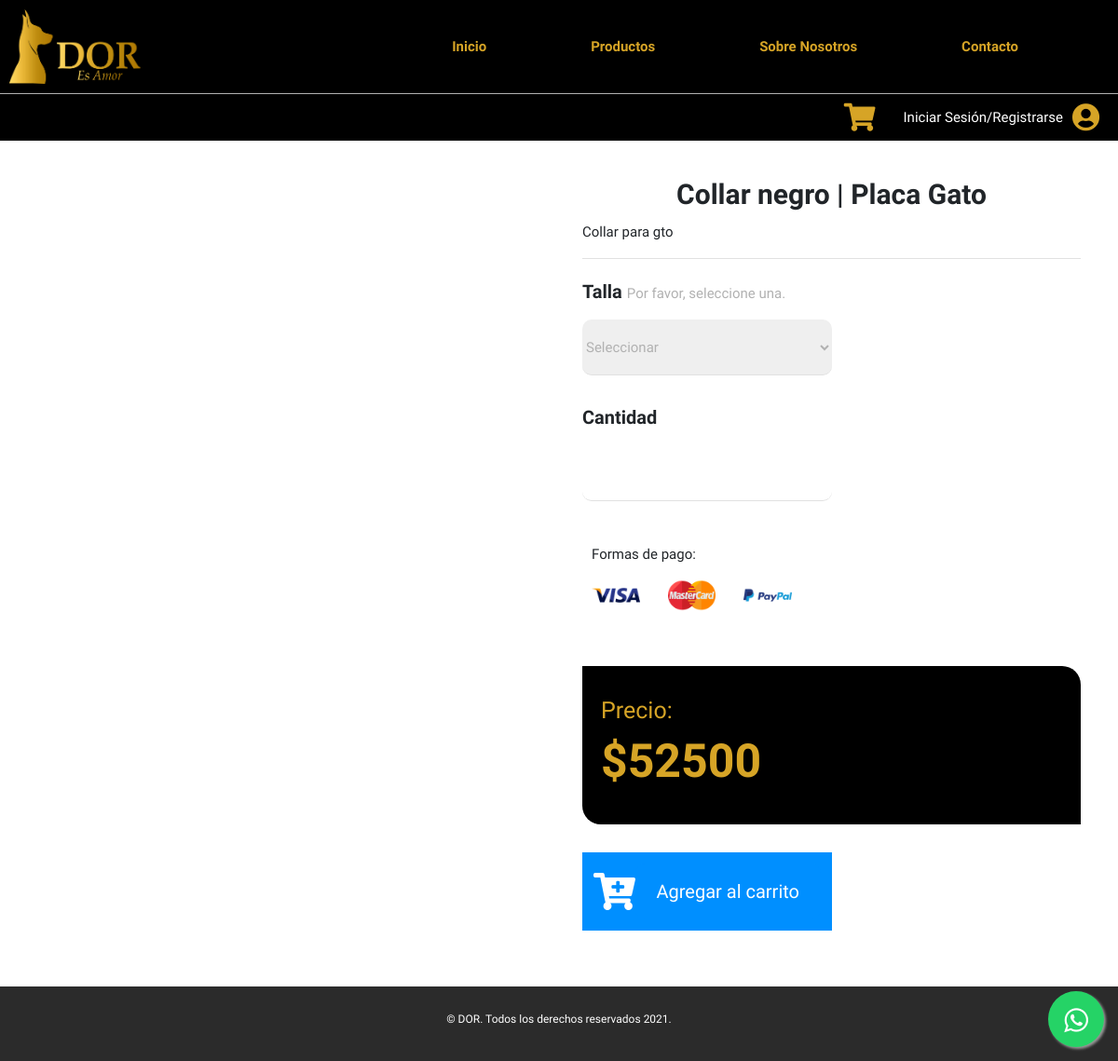
/comprarproducto.php?id=7, run on the app's committed database.
### tables this page shows
CREATE TABLE `productos` (
  `id` int(10) NOT NULL,
  `nombre` varchar(50) NOT NULL,
  `categoria` varchar(20) NOT NULL,
  `img` varchar(130) NOT NULL,
  `animal` varchar(20) NOT NULL,
  `descripcion` varchar(700) NOT NULL,
  `valor` int(7) NOT NULL
);

### comprarproducto.php (the view, shortened to what this page needs)
<!DOCTYPE html>
<html lang="en">
<head>
    <?php
    include('php/head.php')
    ?>
</head>
<body>
    <?php
    include('php/whatsapp.php');
    include('php/header.php');
    ?>
    <?php
    include('conexion.php');
    extract($_GET);
    $id = $_GET['id'];
    $query = "SELECT * FROM productos where id = '$id' ";
    $result = mysqli_query($conexiondb, $query);
    while ($row = mysqli_fetch_array($result)) {
    ?>
        <main class="comprar_producto">
            <div class="img_producto">
            </div>
            <div class="desc_producto">
                <h1><?php echo $row['nombre'] ?></h1>
                <p><?php echo $row['descripcion'] ?></p>
                <hr>
                <div class="talla_producto">
                    <label for="">Talla <span>Por favor, seleccione una.</span></label>
                    <select name="" id="">
                        <option value="" disabled selected class="seleccionar">Seleccionar</option>
                    </select>
                </div>
                <div class="cantidad_producto">
                    <label for="">Cantidad</label>
                    <input type="number" min="1" required>
                </div>
                <div class="tarjetas">
                    <p>Formas de pago:</p>
                    <div class="img-tar">
                        <img src="build/img/visa.png" alt="Imágen Visa">
                        <img src="build/img/mastercard.png" alt="Imágen MasterCard">
                        <img src="build/img/paypal.png" alt="Imágen Paypal">
                    </div>
                </div>
                <div class="precio_producto">
                    <p>Precio:</p>
                    <span>$<?php echo $row['valor'] ?></span>
                </div>
                <a href="login.php">
                    <div class="btn-carrito">
                        <i class="fas fa-cart-plus"></i>
                        <input type="submit" value="Agregar al carrito">
                    </div>
                </a>
            </div>
        </main>
    <?php } ?>
    <?php
    include('php/footer.php');
    ?>
</body>
</html>

### build/css/app.css (style rules this page uses)
html { font-size: 62.5%; box-sizing: border-box; }
*, *:before, *:after { box-sizing: inherit; }
body { font-family: "Merienda", cursive; font-size: 1.6rem; margin: 0; }
p { font-size: 2rem; }
a { text-decoration: none; }
img { max-width: 100%; }
h1, h2, h3 { margin: 0; font-family: "Merienda", cursive; }
h1 { font-size: 4rem; }
input[type="text"], input[type="email"], input[type="number"] { width: 100%; margin-bottom: 20px; padding: 12px; border: 1px solid #ccc; border-radius: 3px; }
label { margin-bottom: 10px; display: block; }
p { font-size: 1.4rem; }
h1 { text-align: center; }
.comprar_producto { padding: 4rem; font-family: "Merienda", cursive; }
@media (min-width: 1200px) { .comprar_producto { display: grid; grid-template-columns: repeat(2, 1fr); column-gap: 5rem; } }
.comprar_producto .img_producto { width: 100%; }
.comprar_producto h1 { font-size: 3rem; font-weight: 700; }
.comprar_producto hr { border: none; border-top: 1px solid #e1e1e1; }
.comprar_producto p { font-size: 2rem; line-height: 3.5rem; }
@media (min-width: 768px) { .comprar_producto p { font-size: 1.5rem; } }
.comprar_producto select, .comprar_producto input { border: none; border-bottom: 1px solid #e1e1e1; border-radius: 1rem; margin-top: 1rem; width: 90%; height: 6rem; font-size: 2.5rem; color: #b1b1b1; }
@media (min-width: 768px) { .comprar_producto select, .comprar_producto input { font-size: 1.5rem; width: 50%; } }
.talla_producto { margin-top: 2rem; }
.talla_producto label { display: block; font-size: 2.5rem; }
@media (min-width: 768px) { .talla_producto label { font-size: 2rem; } }
.talla_producto label span { font-size: 2rem; font-weight: 300; color: #b1b1b1; }
@media (min-width: 768px) { .talla_producto label span { font-size: 1.5rem; } }
.cantidad_producto { margin-top: 3rem; }
.cantidad_producto label { display: block; font-size: 2.5rem; }
@media (min-width: 768px) { .cantidad_producto label { font-size: 2rem; } }
.tarjetas { margin-top: 1rem; width: 100%; padding: 1rem; }
.tarjetas p { margin: 0; }
.tarjetas .img-tar { width: 100%; display: flex; justify-content: start; align-items: center; gap: 3rem; }
.tarjetas .img-tar img { width: 20%; }
@media (min-width: 768px) { .tarjetas .img-tar img { width: 10%; } }
.precio_producto { border-radius: 0 2rem; margin-top: 4rem; background-color: #000; padding: 3rem 2rem; }
.precio_producto p { font-size: 2.5rem; color: #D6A426; margin: 0; }
.precio_producto span { font-size: 5rem; color: #D6A426; font-weight: 700; margin-bottom: 1rem; }
.btn-carrito { display: flex; align-items: center; justify-content: center; margin-top: 3rem; width: 100%; padding: 1.2rem; background-color: #008FFF; color: #fff; cursor: pointer; }
@media (min-width: 768px) { .btn-carrito { width: 50%; } }
.btn-carrito input { font-size: 2rem; width: 90%; background-color: #008FFF; color: #fff; border: none; padding: 0; margin: 0; }
.btn-carrito i { font-size: 4rem; }

### data on the page
productos: nombre "Collar negro | Placa Gato", descripcion "Collar para gto", valor "52500"
